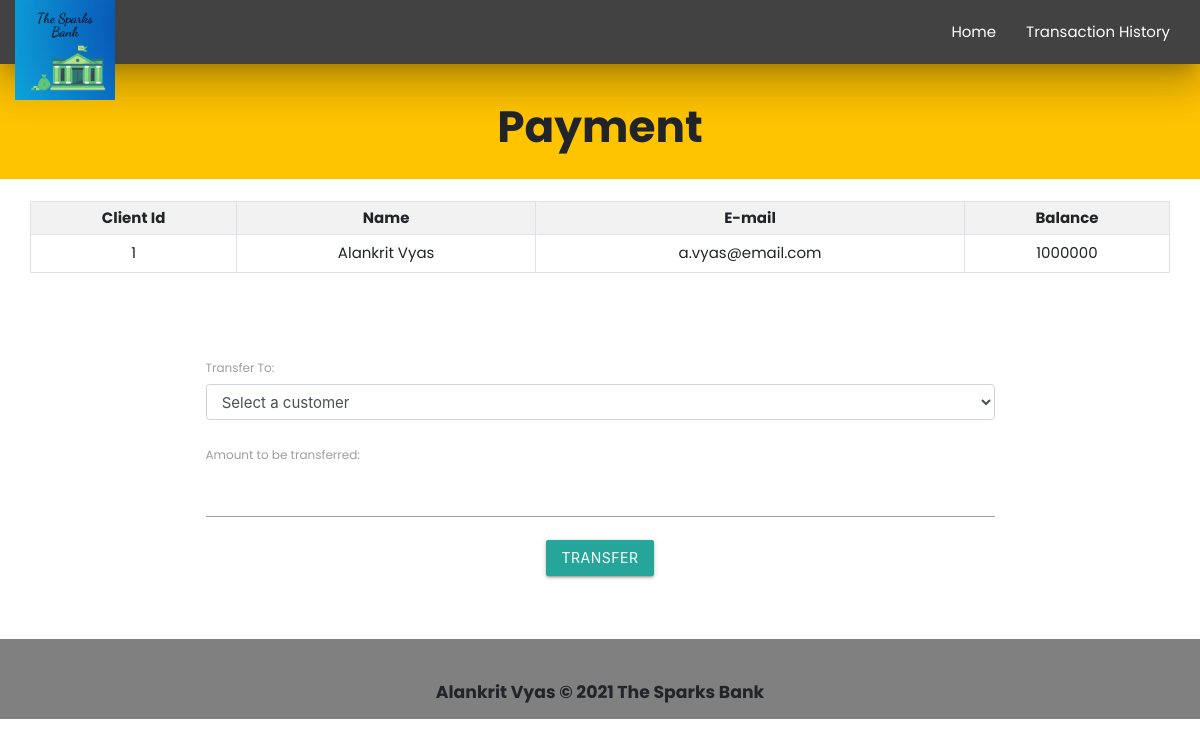
The page /userdetails.php?cust_id=1 on the database its author committed.
### tables this page shows
CREATE TABLE `customer` (
  `cust_id` int(11) NOT NULL,
  `cust_name` varchar(30) NOT NULL,
  `cust_email` varchar(50) NOT NULL,
  `cust_balance` decimal(10,0) NOT NULL
);

### userdetails.php (the view, shortened to what this page needs)
<!DOCTYPE html>
<html lang="en">
<head>
    <link rel="stylesheet" href="https://maxcdn.bootstrapcdn.com/bootstrap/4.0.0/css/bootstrap.min.css">
    <link rel="stylesheet" href="../css/style.css">
    <link rel="stylesheet" href="https://cdnjs.cloudflare.com/ajax/libs/materialize/1.0.0/css/materialize.min.css">
</head>
<body>
    <?php
    include 'navbar.php';
    ?>
    <div class="center mt-0 #ffab00 amber accent-3">
        <h3><b>Payment</b></h3>
    </div>
    <div class="container-fluid">
        <?php
        include './connection.php';
        if (isset($_REQUEST['cust_id'])) {
            $sid = $_GET['cust_id'];
            $sql = "SELECT * FROM  customer where cust_id=$sid";
            $result = mysqli_query($conn, $sql);
            $rows = mysqli_fetch_assoc($result);
        }
        ?>
        <form method="post" name="tcredit" class="tabletext"><br>
            <div class="container-fluid">
                <table class="table table-sm table-striped table-condensed table-bordered">
                    <tr>
                        <th class="text-center">Client Id</th>
                        <th class="text-center">Name</th>
                        <th class="text-center">E-mail</th>
                        <th class="text-center">Balance</th>
                    </tr>
                    <tr>
                        <td class="center py-2"><?php echo (isset($rows['cust_id']) ? $rows['cust_id'] : ''); ?></td>
                        <td class="center py-2"><?php echo (isset($rows['cust_name']) ? $rows['cust_name'] : ''); ?></td>
                        <td class="center py-2"><?php echo (isset($rows['cust_email']) ? $rows['cust_email'] : ''); ?></td>
                        <td class="center py-2"><?php echo (isset($rows['cust_balance']) ? $rows['cust_balance'] : ''); ?></td>
                    </tr>
                </table>
            </div>
            <div class="container">
                <br><br><br>
                <label for="to">Transfer To:</label>
                <select id="to" name="to" class="form-control" required>
                    <option value="" disabled selected>Select a customer</option>
            </div>
            <br>
            <label for="amount">Amount to be transferred:</label>
            <input type="number" class="form-control" name="amount" id="amount" required>
            <div class="text-center">
                <button class="btn mt-3 waves-effect waves-light" name="submit" type="submit" id="myBtn">Transfer</button>
            </div>
            <br>
        </form>
    </div>
    <footer class="center footer">
    <br>
    <h6 class="info"><b>Alankrit Vyas © 2021 The Sparks Bank</b></h6>
  </footer>
</body>
</html>

### css/style.css (style rules this page uses)
body { font-family: Poppins; margin: 0; }
.waves-effect { margin-top: 30px; }
.footer { background: rgb(128, 128, 128); margin-bottom: 0; bottom: 0; padding: 10px; }
.info { font-weight: 500; }

### userdetails.php (style rules this page uses)
.mt-0 { padding: 10px; top: 0; }
* { font-family: Poppins; }
.footer { margin-top: 40px; }

### rows shown on the page
customer: cust_id "1", cust_name "Alankrit Vyas", cust_email "a.vyas@email.com", cust_balance "1000000"
